Frame 1 (no input): blank canvas, image omitted
Frame 60 (no input): blank canvas, image omitted
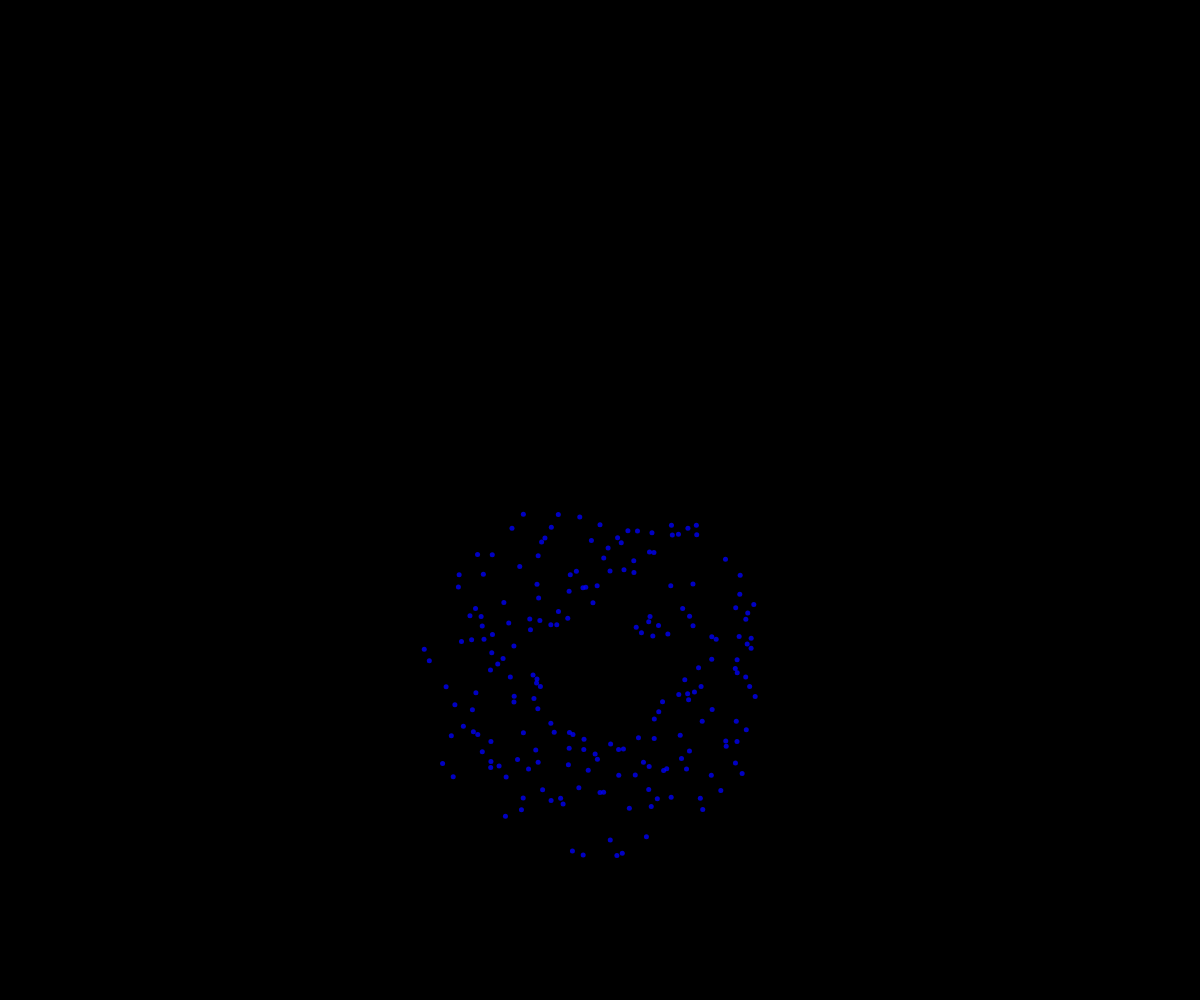
Frame 120 (the mouse pressed at the canvas centre since frame 60)

The p5.js sketch whose frames 1 and 60 were blank and that drew this single picture after the mouse press (run headless with seeded random() and noise() and a simulated clock; from frame 60 on, the mouse is pressed at the canvas centre):

// p5.js sketch
// ── sketch.js
// Fireworks OOP Demo

const NUMBER_OF_FIREWORKS_PER_CLICK = 200;

class Particle {
  constructor(x, y, dx, dy) {
    this.x = x;
    this.y = y;
    this.size = 5;
    this.dx = dx;
    this.dy = dy;
    this.r = 0;
    this.g = 0;
    this.b = 255;
    this.opacity = 255;
  }

  display() {
    noStroke();
    fill(this.r, this.g, this.b, this.opacity);
    circle(this.x, this.y, this.size);
  }

  update() {
    //move the particle
    this.x += this.dx;
    this.y += this.dy;

    //apply basic gravity
    this.dy += 0.1;

    //fade away over time
    this.opacity--;
  }

  isDead() {
    return this.opacity <= 0;
  }
}

let theFireworks = [];

function setup() {
  createCanvas(windowWidth, windowHeight);
  angleMode(DEGREES);
}

function draw() {
  background("black");

  for (let firework of theFireworks) {
    if (firework.isDead()) {
      //delete it
      let index = theFireworks.indexOf(firework);
      theFireworks.splice(index, 1);
    }
    else {
      //move and display it
      firework.update();
      firework.display();
    }
  }
}

function mousePressed() {
  let angle = 0;
  for (let i = 0; i < NUMBER_OF_FIREWORKS_PER_CLICK; i++) {
    let speed = random(1, 3);
    let dx = cos(angle) * speed;
    let dy = sin(angle) * speed;
    let someFirework = new Particle(mouseX, mouseY, dx, dy);
    theFireworks.push(someFirework);

    angle += 360 / NUMBER_OF_FIREWORKS_PER_CLICK;
  }
}
